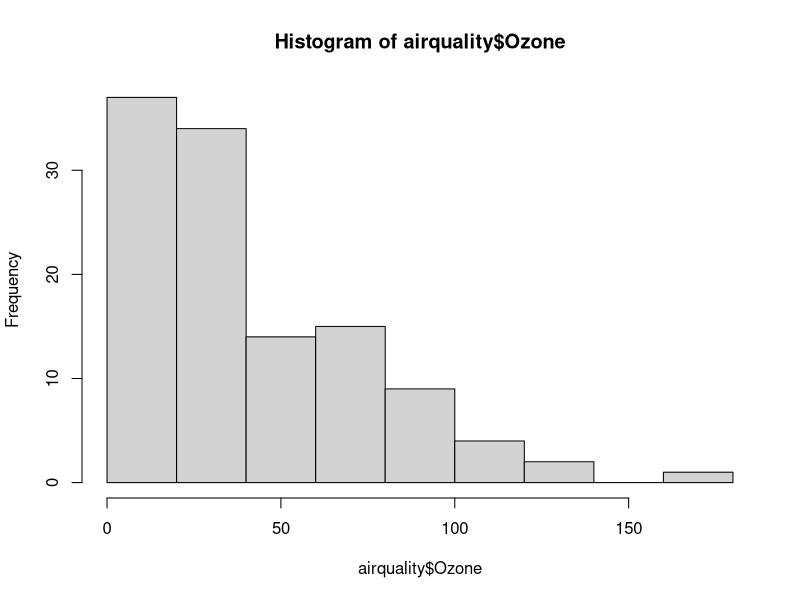

This chart was generated by the following R code:
## ---- chunk 1
library(datasets)
hist(airquality$Ozone)  # Draw a new plots
